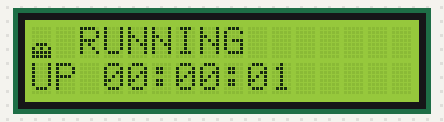
Bench run of a sketch on a simulated Arduino Uno, built with avr-gcc and run on an emulated ATmega328P. On the bench: 16×2 character LCD.

Above: at 1.83 s.
At 6.5 s:
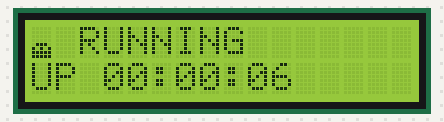
At 11.2 s:
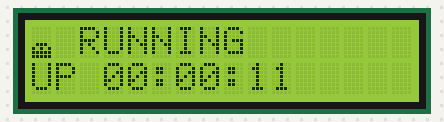
At 17.5 s:
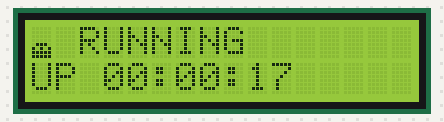
At 25.4 s:
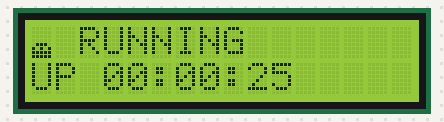
At 36.5 s:
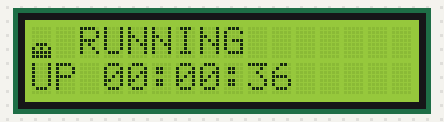

Measured:
- what the display in image 1 shows lasts 0.5 s, from 6.4 s to 6.9 s

The sketch:

mallangi_heartbeat.ino
```cpp
#include <Wire.h>
#include <LiquidCrystal_I2C.h>

LiquidCrystal_I2C lcd(0x27, 16, 2);      // I2C 주소, 열 16, 행 2

// ── 1. 몸통 스프라이트 (위쪽 줄부터, 한 줄 = 5픽셀) ───────────────
//    1 = 켜진 점, 0 = 꺼진 점 / 눈은 '꺼진 점'으로 표현
const byte SPR_NORMAL[]  = { B01110,   //  .###.   머리
                             B10101,   //  #.#.#   눈 두 개
                             B11111,   //  #####
                             B11111 }; //  #####   (4줄)

const byte SPR_BLINK[]   = { B01110,
                             B11111,   //  눈 감음
                             B11111,
                             B11111 };

const byte SPR_SQUASH[]  = { B01110,   //  살짝 찌그러짐 (3줄)
                             B10101,
                             B11111 };

const byte SPR_FLAT[]    = { B10101,   //  착지 순간 납작 (2줄)
                             B11111 };

const byte SPR_STRETCH[] = { B01110,   //  위로 길게 늘어남 (6줄)
                             B10101,
                             B11111,
                             B01110,
                             B01110,
                             B00100 };

// 높이(lift)에 따른 바닥 그림자 : 높이 올라갈수록 작아짐
const byte SHADOW[5] = { B00000, B01110, B01110, B00100, B00100 };

// ── 2. 동작 단계와 시간(ms) ─────────────────────────────────────
enum Phase { IDLE, CROUCH, LAUNCH, AIR, LAND, RECOVER };

const unsigned int T_IDLE    = 520;  // 서 있기
const unsigned int T_CROUCH  = 140;  // 웅크리기(점프 준비)
const unsigned int T_LAUNCH  =  70;  // 쭉 늘어나며 도약
const unsigned int T_AIR     = 640;  // 공중 체공
const unsigned int T_LAND    =  90;  // 납작 착지
const unsigned int T_RECOVER = 120;  // 탄성으로 복원
const byte         MAX_LIFT  =   4;  // 최고 높이(픽셀)

Phase         phase      = IDLE;
unsigned long phaseStart = 0;
byte          jumpCount  = 0;

byte frameBuf[8];          // 이번에 그릴 그림
byte lastFrame[8];         // 마지막으로 LCD에 보낸 그림

// ── 3. 프레임 합성 : 스프라이트를 lift만큼 띄워서 8줄 그림 만들기 ──
void compose(const byte *spr, byte h, byte lift) {
  memset(frameBuf, 0, 8);
  int bottom = 7 - lift;                 // 스프라이트 맨 아랫줄 위치
  int top    = bottom - h + 1;
  for (byte i = 0; i < h; i++) {
    int r = top + i;
    if (r >= 0 && r < 8) frameBuf[r] = spr[i];
  }
  if (lift > 0) frameBuf[7] |= SHADOW[lift];   // 공중이면 그림자
}

// 그림이 바뀌었을 때만 CGRAM 갱신 (불필요한 통신 줄이기)
void pushFrame() {
  if (memcmp(frameBuf, lastFrame, 8) == 0) return;
  lcd.createChar(0, frameBuf);   // 0번 슬롯 그림 교체 → (0,0) 글자 즉시 바뀜
  memcpy(lastFrame, frameBuf, 8);
}

void nextPhase(Phase p, unsigned long now) {
  phase = p;
  phaseStart = now;
}

// ── 4. 애니메이션 상태 기계 ────────────────────────────────────
void animate(unsigned long now) {
  unsigned long t = now - phaseStart;

  switch (phase) {
    case IDLE: {
      // 3번 점프마다 한 번, 서 있는 동안 눈 깜빡
      bool blink = (jumpCount % 3 == 0) && (t > 200 && t < 330);
      compose(blink ? SPR_BLINK : SPR_NORMAL, 4, 0);
      if (t >= T_IDLE) nextPhase(CROUCH, now);
      break;
    }
    case CROUCH:
      compose(SPR_SQUASH, 3, 0);
      if (t >= T_CROUCH) nextPhase(LAUNCH, now);
      break;

    case LAUNCH:
      compose(SPR_STRETCH, 6, 0);
      if (t >= T_LAUNCH) nextPhase(AIR, now);
      break;

    case AIR: {
      // 포물선 : 높이 = 최고높이 × 4p(1-p),  p = 경과시간 / 체공시간
      float p = (float)t / T_AIR;
      if (p > 1.0) p = 1.0;
      byte lift = (byte)(MAX_LIFT * 4.0 * p * (1.0 - p) + 0.5);
      // 바닥 근처(빠를 때)는 늘어난 모습, 높은 곳은 동그란 모습
      if (lift <= 1) compose(SPR_STRETCH, 6, lift);
      else           compose(SPR_NORMAL,  4, lift);
      if (t >= T_AIR) nextPhase(LAND, now);
      break;
    }
    case LAND:
      compose(SPR_FLAT, 2, 0);
      if (t >= T_LAND) nextPhase(RECOVER, now);
      break;

    case RECOVER:
      compose(SPR_SQUASH, 3, 0);
      if (t >= T_RECOVER) {
        jumpCount++;
        nextPhase(IDLE, now);
      }
      break;
  }
  pushFrame();
}

// ── 5. 둘째 줄 : 동작 시간 표시 (1초마다) ───────────────────────
void showUptime(unsigned long now) {
  static unsigned long lastSec = 0xFFFFFFFF;
  unsigned long sec = now / 1000;
  if (sec == lastSec) return;
  lastSec = sec;

  char buf[17];
  snprintf(buf, sizeof(buf), "UP %02lu:%02lu:%02lu",
           sec / 3600, (sec / 60) % 60, sec % 60);
  lcd.setCursor(0, 1);   // createChar 뒤에는 반드시 커서를 다시 지정
  lcd.print(buf);
}

void setup() {
  lcd.init();                        // I2C LCD 초기화
  lcd.backlight();                   // 백라이트 켜기
  memset(lastFrame, 0xFF, 8);        // 첫 프레임이 꼭 전송되도록
  compose(SPR_NORMAL, 4, 0);
  pushFrame();

  lcd.setCursor(0, 0);
  lcd.write(byte(0));                // (0,0)에 0번 사용자 정의 문자 배치
  lcd.setCursor(2, 0);
  lcd.print("RUNNING");

  phaseStart = millis();
}

void loop() {
  unsigned long now = millis();
  animate(now);      // 말랑이 움직이기
  showUptime(now);   // 동작 시간 갱신

}
```
